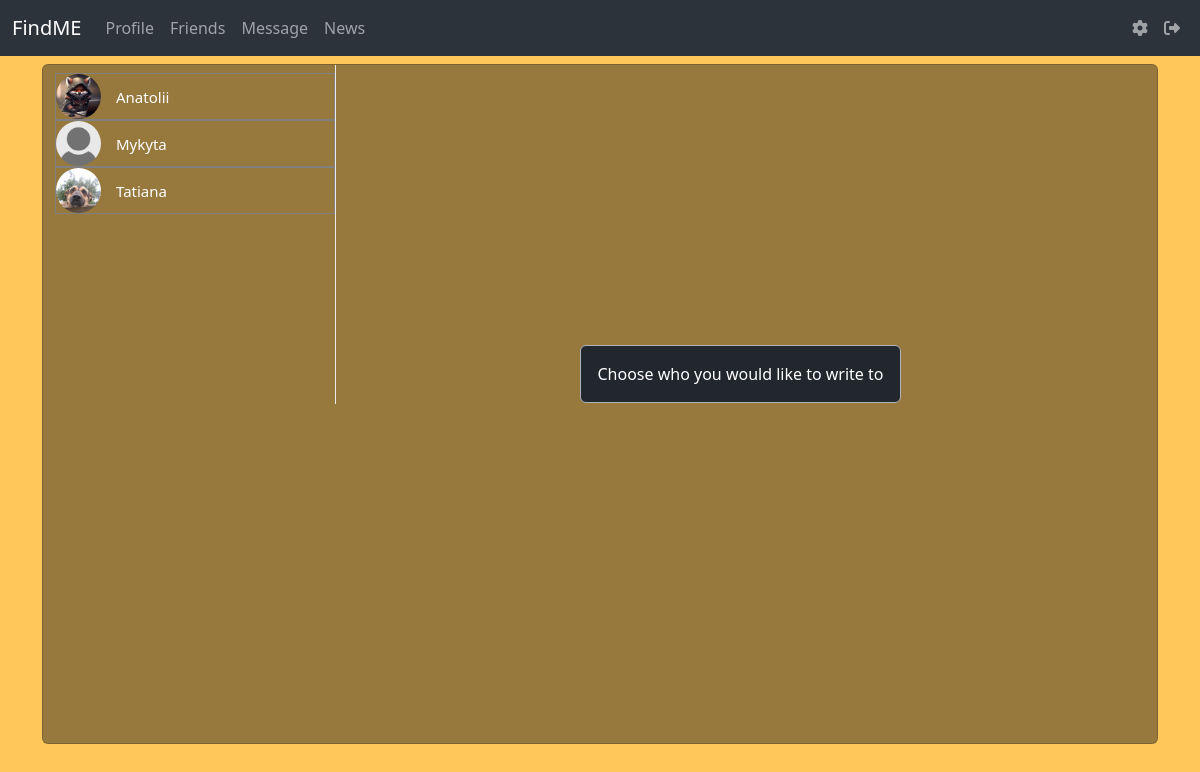
/message/ (signed in), run on the app's committed database.
### data/users.py (models this page shows, shortened)
class User(SqlAlchemyBase, UserMixin):
    __tablename__ = 'users'
    id = sqlalchemy.Column(sqlalchemy.Integer, primary_key=True, autoincrement=True)
    name = sqlalchemy.Column(sqlalchemy.String, unique=True, nullable=True)
    about = sqlalchemy.Column(sqlalchemy.String, nullable=True, default='write about yourself')
    second_email = sqlalchemy.Column(sqlalchemy.String, nullable=True)
    github = sqlalchemy.Column(sqlalchemy.String, nullable=True)
    image = sqlalchemy.Column(sqlalchemy.String, default="default.jpg")
    email = sqlalchemy.Column(sqlalchemy.String, index=True, unique=True, nullable=True)
    followings = sqlalchemy.Column(sqlalchemy.String, nullable=True, default='')
    followers = sqlalchemy.Column(sqlalchemy.String, nullable=True, default='')
    post_count = sqlalchemy.Column(sqlalchemy.Integer, nullable=True, default=0)
    admin_check = sqlalchemy.Column(sqlalchemy.Integer, default=0)
    hashed_password = sqlalchemy.Column(sqlalchemy.String, nullable=True)
    created_date = sqlalchemy.Column(sqlalchemy.DateTime, default=datetime.datetime.now)

### main.py (the view)
@app.route('/message/', methods=['GET', 'POST'])
@login_required
def message():
    db_sess = db_session.create_session()
    friends = db_sess.query(User).filter(current_user.id != User.id).all()
    return render_template('messages_friends.html', friends=friends)

### data/db_session.py (called while the page is built)
def create_session() -> Session:
    global __factory
    return __factory()

### main.py (called while the page is built)
@login_manager.user_loader
def load_user(user_id):
    db_sess = db_session.create_session()
    return db_sess.query(User).get(user_id)

### templates/messages_friends.html (shortened to what this page needs)
{% extends "base.html" %}
{% block content %}
<div class="container">
    <div class="row">
        <div class="card chat-app" style="height: 85vh; background-color: #2227;">
            <div id="plist" class="people-list" style="overflow: auto; max-height: 100%;">
                <ul class="list-unstyled chat-list mt-2 mb-0" style="">
                    {% for user in friends%}
                    {% set ids = current_user.followings.split(', ') %}
                    {% set list1 = user.followers.split(', ') %}
                    {% set user_id_ = current_user.id | string() %}
                    <a href="/message/{{ user.id }}" style="text-decoration: none;">
                        <li class="clearfix" style="border: 1px solid grey;">
                            <img src="../static/avatars/{{user.image}}" alt="avatar">
                            <div class="about">
                                <div class="name" style="color: white; margin-left: 60px; margin-top: 12px;">{{user.name}}</div>
                            </div>
                        </li>
                    </a>
                    {% endfor %}
                </ul>
            </div>
            <div class="chat" style="max-height: 50%;">
                <div class="choose__text">
                    <div class="alert alert alert-dark" role="alert" style="color: white; background-color: #22272e">
                        Сhoose who you would like to write to
                    </div>
                </div>
            </div>
        </div>
    </div>
</div>
{% endblock %}

### static/css/style.css (style rules this page uses)
img { max-width: 100%; height: auto; }
html body { background-color: #FFC759; }
body { min-height: 100vh; overflow-x: hidden }
.chat-app .people-list { width: 280px; position: absolute; top: 0; }
.chat-app .chat { margin-left: 280px; border-left: 1px solid #eaeaea; height: 120%; }
.people-list .chat-list li .name { font-size: 15px }
.people-list .chat-list img { width: 45px; border-radius: 50% }
.people-list img { float: left; border-radius: 50% }
.choose__text { margin-left: auto; margin-right: auto; margin-top: 35vh; color: white; display: flex; justify-content: center; align-items: center; }
.clearfix:after { visibility: hidden; display: block; font-size: 0; content: " "; clear: both; height: 0 }

### data on the page
User: image (picture), name "Anatolii"
User: image (placeholder picture), name "Mykyta"
User: image (picture), name "Tatiana"
